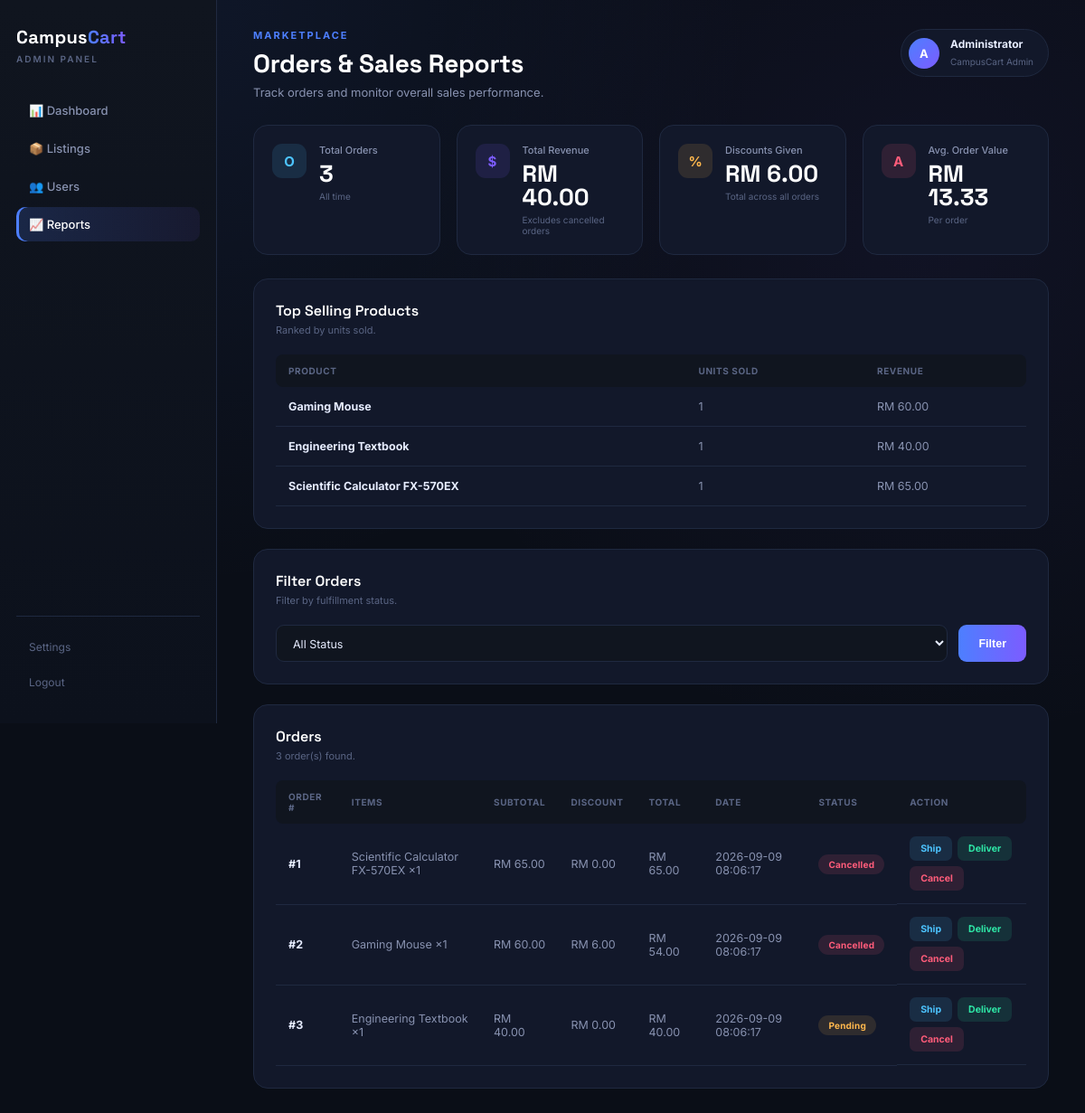
The page /reports on the database as committed earlier.
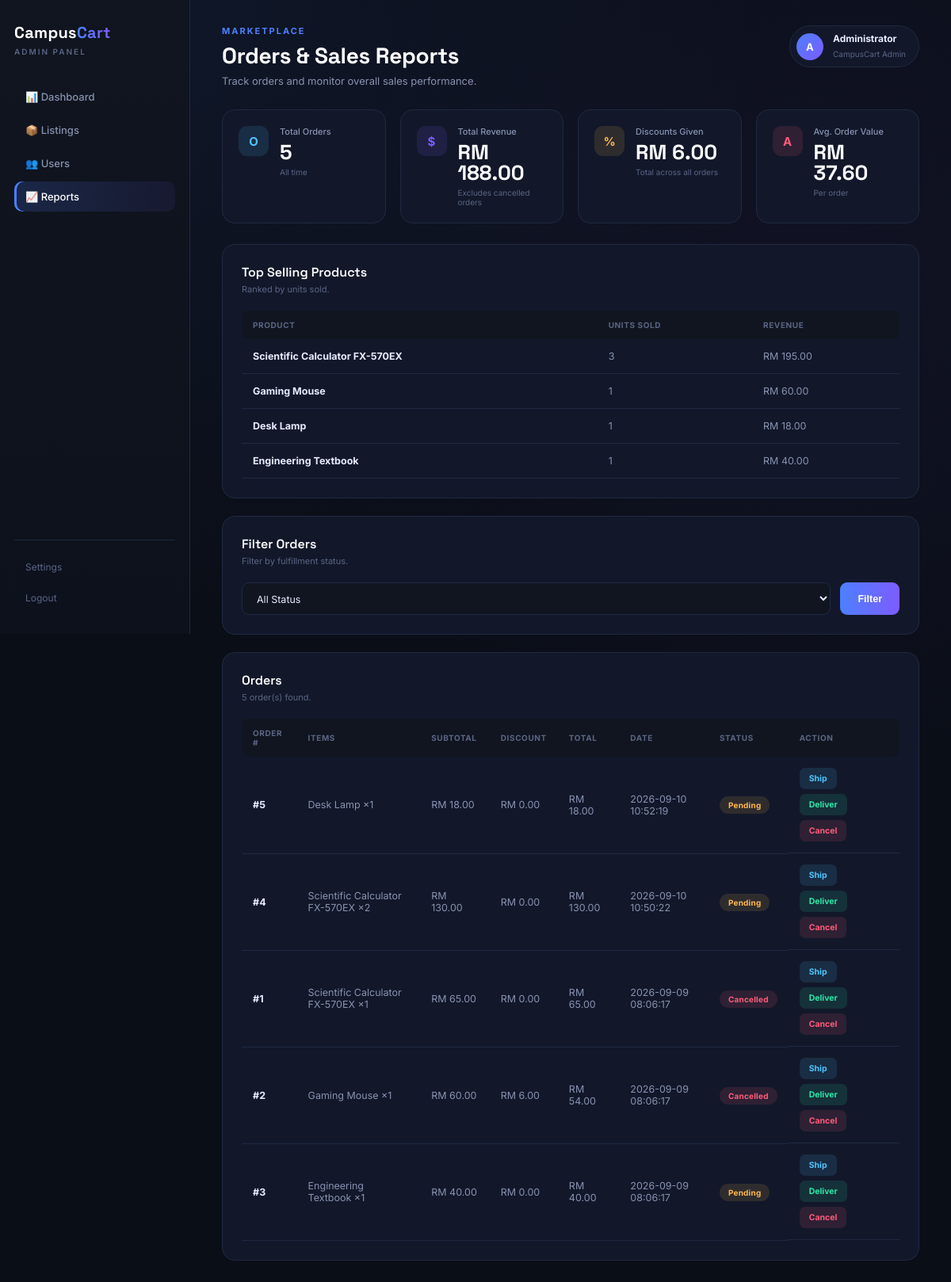
The same page on the database as committed later.
### tables this page shows
CREATE TABLE products (
        id INTEGER PRIMARY KEY AUTOINCREMENT,
        name TEXT NOT NULL,
        seller TEXT NOT NULL,
        category TEXT NOT NULL,
        price REAL NOT NULL,
        stock INTEGER NOT NULL,
        status TEXT NOT NULL DEFAULT 'Pending'
    );

CREATE TABLE orders (
        id INTEGER PRIMARY KEY AUTOINCREMENT,
        user_id INTEGER NOT NULL,
        subtotal REAL NOT NULL,
        discount REAL NOT NULL DEFAULT 0,
        total REAL NOT NULL,
        status TEXT NOT NULL DEFAULT 'Pending',
        order_date TIMESTAMP DEFAULT CURRENT_TIMESTAMP
    );

CREATE TABLE order_items (
        id INTEGER PRIMARY KEY AUTOINCREMENT,
        order_id INTEGER NOT NULL,
        product_id INTEGER NOT NULL,
        quantity INTEGER NOT NULL,
        price REAL NOT NULL
    );

### app.py (the view)
@app.route("/reports")
def reports():
    status = request.args.get("status", "all")
    orders = admin.get_all_orders(status)
    for order in orders:
        order["line_items"] = admin.get_order_items(order["id"])
    return render_template(
        "reports.html",
        orders=orders,
        selected_status=status,
        sales=admin.get_sales_summary(),
        top_products=admin.get_top_selling_products(),
    )

### admin_functions.py (called while the page is built)
def get_all_orders(status=None):
    connection = get_connection()
    cursor = connection.cursor()
    if status and status.lower() != "all":
        cursor.execute(
            "SELECT * FROM orders WHERE LOWER(status) = LOWER(?) ORDER BY order_date DESC",
            (status,)
        )
    else:
        cursor.execute("SELECT * FROM orders ORDER BY order_date DESC")
    orders = [dict(row) for row in cursor.fetchall()]
    connection.close()
    return orders

def get_order_items(order_id):
    connection = get_connection()
    cursor = connection.cursor()
    cursor.execute("""
        SELECT order_items.*, products.name AS product_name
        FROM order_items
        LEFT JOIN products ON products.id = order_items.product_id
        WHERE order_items.order_id = ?
    """, (order_id,))
    items = [dict(row) for row in cursor.fetchall()]
    connection.close()
    return items

### database.py (called while the page is built)
def get_connection():
    connection = sqlite3.connect(DATABASE)
    connection.row_factory = sqlite3.Row
    return connection

### templates/reports.html (shortened to what the changed rows need)
<!DOCTYPE html>
<html lang="en">
<head>
    <link rel="stylesheet" href="{{ url_for('static', filename='admin.css') }}">
</head>
<body>
<aside class="sidebar">
    <h2>Campus<span>Cart</span></h2>
</aside>
<main class="main">
    <header>
        <div>
            <h1>Orders &amp; Sales Reports</h1>
        </div>
    </header>
    <section class="stats">
        <div class="card">
            <div>
                <p>Total Orders</p>
                <h2>{{ sales.total_orders }}</h2>
                <small>All time</small>
            </div>
        </div>
        <div class="card">
            <div>
                <p>Total Revenue</p>
                <h2>RM {{ "%.2f"|format(sales.total_revenue) }}</h2>
                <small>Excludes cancelled orders</small>
            </div>
        </div>
        <div class="card">
            <div>
                <h2>RM {{ "%.2f"|format(sales.total_discount_given) }}</h2>
            </div>
        </div>
        <div class="card">
            <div>
                <p>Avg. Order Value</p>
                <h2>RM {{ "%.2f"|format(sales.average_order_value) }}</h2>
                <small>Per order</small>
            </div>
        </div>
    </section>
    <section class="panel">
        <div class="table-container">
            <table>
                <thead>
                    <tr>
                        <th>Product</th>
                        <th>Units Sold</th>
                        <th>Revenue</th>
                    </tr>
                </thead>
                <tbody>
                    {% for p in top_products %}
                    <tr>
                        <td><strong>{{ p.name }}</strong></td>
                        <td>{{ p.units_sold }}</td>
                        <td>RM {{ "%.2f"|format(p.revenue) }}</td>
                    </tr>
                    {% else %}
                    <tr><td colspan="3">No sales yet.</td></tr>
                    {% endfor %}
                </tbody>
            </table>
        </div>
    </section>
    <section class="panel">
        <div class="panel-title">
            <div>
                <h3>Orders</h3>
                <p>{{ orders|length }} order(s) found.</p>
            </div>
        </div>
        <div class="table-container">
            <table>
                <thead>
                    <tr>
                        <th>Order #</th>
                        <th>Items</th>
                        <th>Subtotal</th>
                        <th>Discount</th>
                        <th>Total</th>
                        <th>Date</th>
                        <th>Status</th>
                        <th>Action</th>
                    </tr>
                </thead>
                <tbody>
                    {% for order in orders %}
                    <tr>
                        <td><strong>#{{ order.id }}</strong></td>
                        <td>
                            {% for item in order.line_items %}
                                {{ item.product_name or 'Deleted product' }} &times;{{ item.quantity }}{% if not loop.last %}, {% endif %}
                            {% else %}
                                —
                            {% endfor %}
                        </td>
                        <td>RM {{ "%.2f"|format(order.subtotal) }}</td>
                        <td>RM {{ "%.2f"|format(order.discount) }}</td>
                        <td>RM {{ "%.2f"|format(order.total) }}</td>
                        <td>{{ order.order_date }}</td>
                        <td>
                            <span class="status {{ order.status|lower }}">
                                {{ order.status }}
                            </span>
                        </td>
                        <td class="action-cell">
                            <a href="{{ url_for('update_order_status', order_id=order.id, status='Shipped') }}" class="view-btn">Ship</a>
                            <a href="{{ url_for('update_order_status', order_id=order.id, status='Delivered') }}" class="approve-btn">Deliver</a>
                            <a href="{{ url_for('update_order_status', order_id=order.id, status='Cancelled') }}" class="reject-btn">Cancel</a>
                        </td>
                    </tr>
                    {% else %}
                    <tr><td colspan="8">No orders match this filter.</td></tr>
                    {% endfor %}
                </tbody>
            </table>
        </div>
    </section>
</main>
</body>
</html>

Rows that differ between the two databases and show on the page:
shown differently, row unchanged: products "Scientific Calculator FX-570EX": units_sold "1" → "3"; revenue "65.00" → "195.00"; moves up the list
now on this page (row unchanged): products: name "Desk Lamp", units_sold "1", revenue "18.00"
added orders: id "5", subtotal "18.00", discount "0.00", total "18.00", order_date "2026-09-10 10:52:19", status "Pending"
added order_items: name "Desk Lamp", quantity "1", shown under "5"
added orders: id "4", subtotal "130.00", discount "0.00", total "130.00", order_date "2026-09-10 10:50:22", status "Pending"
added order_items: name "Scientific Calculator FX-570EX", quantity "2", shown under "4"
Other text that changed with them:
{{ sales.total_orders }}: "3" → "5"
{{ "%.2f"|format(sales.total_revenue) }}: "40.00" → "188.00"
{{ "%.2f"|format(sales.average_order_value) }}: "13.33" → "37.60"
{{ orders|length }}: "3" → "5"
